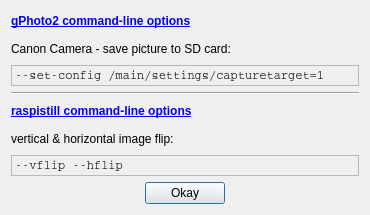
<?xml version="1.0" encoding="UTF-8"?>
<ui version="4.0">
 <author>Thomas Kais</author>
 <comment>
 #------------------------------------------------------------
 # Copyright (c) 2019 Thomas Kais
 #
 # This file is subject to the terms and conditions defined in
 # file 'COPYING', which is part of this source code package.
 #------------------------------------------------------------
 </comment>
 <class>CommandLineOptionsDialog</class>
 <widget class="QDialog" name="CommandLineOptionsDialog">
  <property name="windowModality">
   <enum>Qt::WindowModal</enum>
  </property>
  <property name="geometry">
   <rect>
    <x>0</x>
    <y>0</y>
    <width>370</width>
    <height>215</height>
   </rect>
  </property>
  <property name="modal">
   <bool>true</bool>
  </property>
  <layout class="QVBoxLayout" name="verticalLayout">
   <item>
    <widget class="QLabel" name="lblGphoto2">
     <property name="font">
      <font>
       <weight>75</weight>
       <bold>true</bold>
      </font>
     </property>
     <property name="text">
      <string>&lt;a href=&quot;http://www.gphoto.org/doc/manual/ref-gphoto2-cli.html&quot;&gt;gPhoto2 command-line options&lt;/a&gt;</string>
     </property>
     <property name="openExternalLinks">
      <bool>true</bool>
     </property>
    </widget>
   </item>
   <item>
    <widget class="QLabel" name="lblCanonSave">
     <property name="text">
      <string>Canon Camera - save picture to SD card:</string>
     </property>
    </widget>
   </item>
   <item>
    <widget class="QLabel" name="txtCanonSave">
     <property name="font">
      <font>
       <family>Courier</family>
      </font>
     </property>
     <property name="cursor">
      <cursorShape>IBeamCursor</cursorShape>
     </property>
     <property name="focusPolicy">
      <enum>Qt::StrongFocus</enum>
     </property>
     <property name="frameShape">
      <enum>QFrame::StyledPanel</enum>
     </property>
     <property name="text">
      <string notr="true">--set-config /main/settings/capturetarget=1</string>
     </property>
     <property name="textInteractionFlags">
      <set>Qt::LinksAccessibleByKeyboard|Qt::LinksAccessibleByMouse|Qt::TextBrowserInteraction|Qt::TextSelectableByKeyboard|Qt::TextSelectableByMouse</set>
     </property>
    </widget>
   </item>
   <item>
    <widget class="Line" name="line">
     <property name="orientation">
      <enum>Qt::Horizontal</enum>
     </property>
    </widget>
   </item>
   <item>
    <widget class="QLabel" name="lblRaspistill">
     <property name="font">
      <font>
       <weight>75</weight>
       <bold>true</bold>
      </font>
     </property>
     <property name="text">
      <string>&lt;a href=&quot;https://github.com/raspberrypi/documentation/blob/master/raspbian/applications/camera.md#raspistill&quot;&gt;raspistill command-line options&lt;/a&gt;</string>
     </property>
     <property name="openExternalLinks">
      <bool>true</bool>
     </property>
    </widget>
   </item>
   <item>
    <widget class="QLabel" name="lblFlip">
     <property name="text">
      <string>vertical &amp; horizontal image flip:</string>
     </property>
    </widget>
   </item>
   <item>
    <widget class="QLabel" name="txtFlip">
     <property name="font">
      <font>
       <family>Courier</family>
      </font>
     </property>
     <property name="cursor">
      <cursorShape>IBeamCursor</cursorShape>
     </property>
     <property name="focusPolicy">
      <enum>Qt::StrongFocus</enum>
     </property>
     <property name="frameShape">
      <enum>QFrame::StyledPanel</enum>
     </property>
     <property name="text">
      <string notr="true">--vflip --hflip</string>
     </property>
     <property name="textInteractionFlags">
      <set>Qt::LinksAccessibleByKeyboard|Qt::LinksAccessibleByMouse|Qt::TextBrowserInteraction|Qt::TextSelectableByKeyboard|Qt::TextSelectableByMouse</set>
     </property>
    </widget>
   </item>
   <item>
    <layout class="QHBoxLayout" name="horizontalLayoutOkay">
     <item>
      <spacer name="horizontalSpacerOkayLeft">
       <property name="orientation">
        <enum>Qt::Horizontal</enum>
       </property>
       <property name="sizeHint" stdset="0">
        <size>
         <width>0</width>
         <height>0</height>
        </size>
       </property>
      </spacer>
     </item>
     <item>
      <widget class="QPushButton" name="btnOkay">
       <property name="text">
        <string>Okay</string>
       </property>
      </widget>
     </item>
     <item>
      <spacer name="horizontalSpacerOkayRight">
       <property name="orientation">
        <enum>Qt::Horizontal</enum>
       </property>
       <property name="sizeHint" stdset="0">
        <size>
         <width>0</width>
         <height>0</height>
        </size>
       </property>
      </spacer>
     </item>
    </layout>
   </item>
  </layout>
 </widget>
 <tabstops>
  <tabstop>txtCanonSave</tabstop>
  <tabstop>txtFlip</tabstop>
  <tabstop>btnOkay</tabstop>
 </tabstops>
 <resources/>
 <connections>
  <connection>
   <sender>btnOkay</sender>
   <signal>clicked()</signal>
   <receiver>CommandLineOptionsDialog</receiver>
   <slot>deleteLater()</slot>
   <hints>
    <hint type="sourcelabel">
     <x>149</x>
     <y>194</y>
    </hint>
    <hint type="destinationlabel">
     <x>149</x>
     <y>111</y>
    </hint>
   </hints>
  </connection>
 </connections>
</ui>
